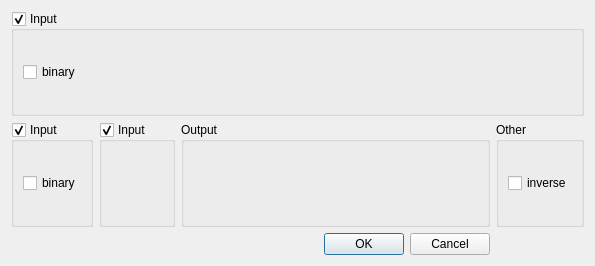
<?xml version="1.0" encoding="UTF-8"?>
<ui version="4.0">
 <class>WLWhellWidget</class>
 <widget class="QDialog" name="WLWhellWidget">
  <property name="geometry">
   <rect>
    <x>0</x>
    <y>0</y>
    <width>595</width>
    <height>266</height>
   </rect>
  </property>
  <property name="sizePolicy">
   <sizepolicy hsizetype="Preferred" vsizetype="Preferred">
    <horstretch>0</horstretch>
    <verstretch>0</verstretch>
   </sizepolicy>
  </property>
  <property name="maximumSize">
   <size>
    <width>16777215</width>
    <height>16777215</height>
   </size>
  </property>
  <property name="windowTitle">
   <string>Edit Whell</string>
  </property>
  <layout class="QGridLayout" name="gridLayout_3">
   <item row="1" column="3">
    <widget class="QGroupBox" name="groupBox">
     <property name="title">
      <string>Other</string>
     </property>
     <layout class="QGridLayout" name="gridLayout">
      <item row="0" column="0">
       <widget class="QCheckBox" name="cbInv">
        <property name="text">
         <string>inverse</string>
        </property>
       </widget>
      </item>
     </layout>
    </widget>
   </item>
   <item row="1" column="1">
    <widget class="QGroupBox" name="gbInV">
     <property name="title">
      <string>Input</string>
     </property>
     <property name="checkable">
      <bool>true</bool>
     </property>
     <layout class="QGridLayout" name="gridLayout_2">
      <item row="0" column="0">
       <widget class="WLEditIOWidget" name="editInV" native="true"/>
      </item>
     </layout>
    </widget>
   </item>
   <item row="1" column="0">
    <widget class="QGroupBox" name="gbInX">
     <property name="title">
      <string>Input</string>
     </property>
     <property name="checkable">
      <bool>true</bool>
     </property>
     <layout class="QGridLayout" name="gridLayout_7">
      <item row="1" column="0">
       <layout class="QHBoxLayout" name="vLayoutInputX"/>
      </item>
      <item row="0" column="0">
       <widget class="QCheckBox" name="cbInXbianry">
        <property name="text">
         <string>binary</string>
        </property>
       </widget>
      </item>
     </layout>
    </widget>
   </item>
   <item row="0" column="0" colspan="4">
    <widget class="QGroupBox" name="gbInA">
     <property name="title">
      <string>Input</string>
     </property>
     <property name="checkable">
      <bool>true</bool>
     </property>
     <layout class="QGridLayout" name="gridLayout_6">
      <item row="1" column="0">
       <layout class="QHBoxLayout" name="vLayoutInputAxis"/>
      </item>
      <item row="0" column="0">
       <widget class="QCheckBox" name="cbInAbianry">
        <property name="text">
         <string>binary</string>
        </property>
       </widget>
      </item>
     </layout>
    </widget>
   </item>
   <item row="1" column="2">
    <widget class="QGroupBox" name="groupBox_4">
     <property name="title">
      <string>Output</string>
     </property>
     <layout class="QGridLayout" name="gridLayout_5">
      <item row="0" column="0">
       <widget class="WLEditIOWidget" name="editOutENB" native="true"/>
      </item>
     </layout>
    </widget>
   </item>
   <item row="2" column="2">
    <widget class="QDialogButtonBox" name="buttonBox">
     <property name="orientation">
      <enum>Qt::Horizontal</enum>
     </property>
     <property name="standardButtons">
      <set>QDialogButtonBox::Cancel|QDialogButtonBox::Ok</set>
     </property>
     <property name="centerButtons">
      <bool>false</bool>
     </property>
    </widget>
   </item>
  </layout>
 </widget>
 <customwidgets>
  <customwidget>
   <class>WLEditIOWidget</class>
   <extends>QWidget</extends>
   <header>WLEditIOWidget.h</header>
   <container>1</container>
  </customwidget>
 </customwidgets>
 <resources/>
 <connections>
  <connection>
   <sender>buttonBox</sender>
   <signal>accepted()</signal>
   <receiver>WLWhellWidget</receiver>
   <slot>accept()</slot>
   <hints>
    <hint type="sourcelabel">
     <x>248</x>
     <y>254</y>
    </hint>
    <hint type="destinationlabel">
     <x>157</x>
     <y>274</y>
    </hint>
   </hints>
  </connection>
  <connection>
   <sender>buttonBox</sender>
   <signal>rejected()</signal>
   <receiver>WLWhellWidget</receiver>
   <slot>reject()</slot>
   <hints>
    <hint type="sourcelabel">
     <x>316</x>
     <y>260</y>
    </hint>
    <hint type="destinationlabel">
     <x>286</x>
     <y>274</y>
    </hint>
   </hints>
  </connection>
 </connections>
</ui>
